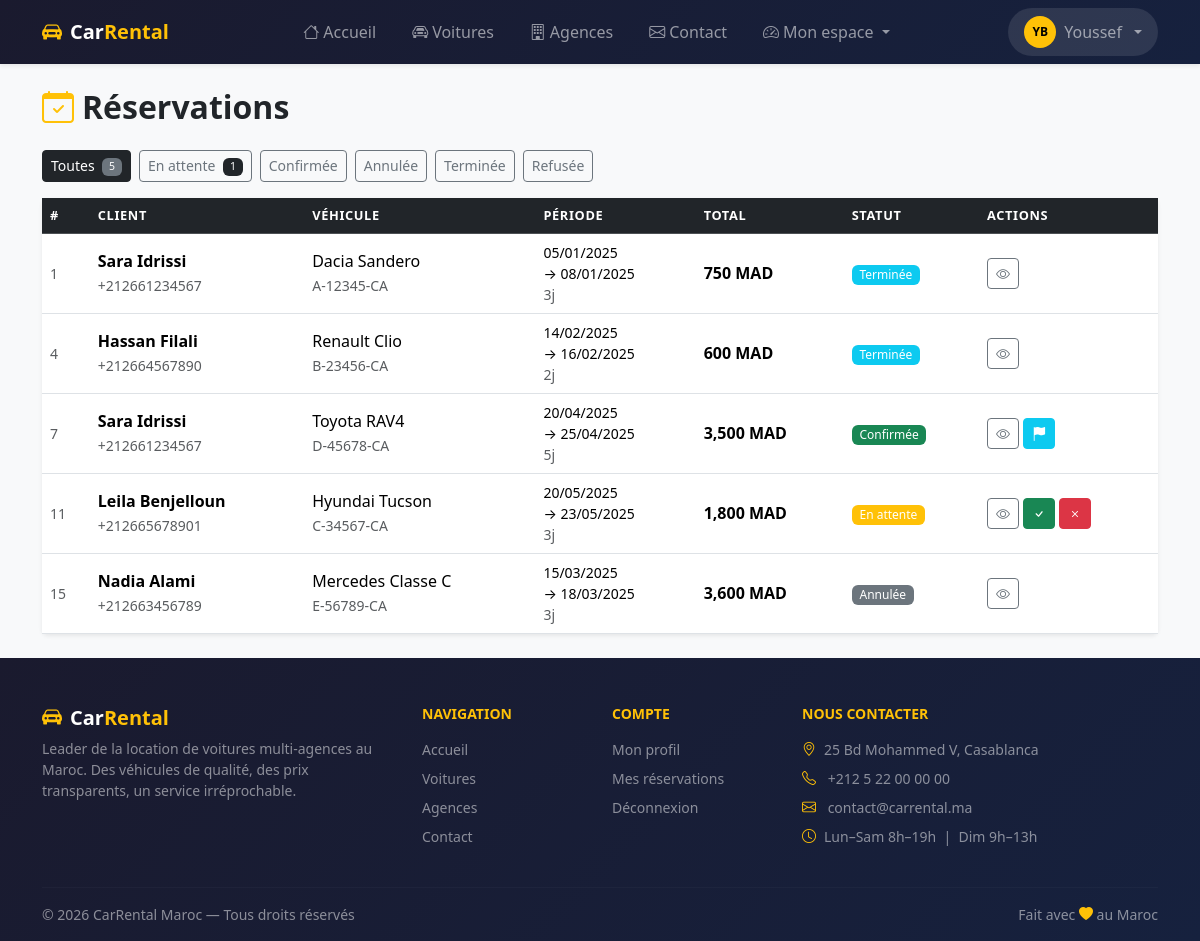
Screenshot of /manager/reservations (signed in) with the database file from the repository.
### tables this page shows
CREATE TABLE reservations (
    id              INT UNSIGNED    NOT NULL AUTO_INCREMENT,
    client_id       INT UNSIGNED    NOT NULL,
    car_id          INT UNSIGNED    NOT NULL,
    agency_id       INT UNSIGNED    NOT NULL,
    date_debut      DATE            NOT NULL,
    date_fin        DATE            NOT NULL,
    nb_jours        SMALLINT UNSIGNED NOT NULL,
    prix_jour_snap  DECIMAL(10,2)   NOT NULL,
    caution_snap    DECIMAL(10,2)   NOT NULL DEFAULT 0.00,
    prix_total      DECIMAL(10,2)   NOT NULL,
    statut          ENUM('en_attente','confirmee','annulee','terminee','refusee')
                                    NOT NULL DEFAULT 'en_attente',
    motif_annulation VARCHAR(255)   NULL,
    notes_client    TEXT            NULL,
    notes_agence    TEXT            NULL,
    created_at      TIMESTAMP       NOT NULL DEFAULT CURRENT_TIMESTAMP,
    updated_at      TIMESTAMP       NOT NULL DEFAULT CURRENT_TIMESTAMP
                                    ON UPDATE CURRENT_TIMESTAMP,
    PRIMARY KEY (id),
    INDEX idx_resa_client (client_id),
    INDEX idx_resa_car (car_id),
    INDEX idx_resa_agency (agency_id),
    INDEX idx_resa_statut (statut),
    INDEX idx_resa_dates (date_debut, date_fin),
    CONSTRAINT fk_resa_client
        FOREIGN KEY (client_id) REFERENCES users (id)
        ON DELETE RESTRICT ON UPDATE CASCADE,
    CONSTRAINT fk_resa_car
        FOREIGN KEY (car_id) REFERENCES cars (id)
        ON DELETE RESTRICT ON UPDATE CASCADE,
    CONSTRAINT fk_resa_agency
        FOREIGN KEY (agency_id) REFERENCES agencies (id)
        ON DELETE RESTRICT ON UPDATE CASCADE,
    CONSTRAINT chk_dates CHECK (date_fin > date_debut)
);

CREATE TABLE users (
    id          INT UNSIGNED    NOT NULL AUTO_INCREMENT,
    nom         VARCHAR(100)    NOT NULL,
    prenom      VARCHAR(100)    NOT NULL,
    email       VARCHAR(191)    NOT NULL,
    password    VARCHAR(255)    NOT NULL,
    role        ENUM('client', 'agency_manager', 'super_manager')
                                NOT NULL DEFAULT 'client',
    telephone   VARCHAR(20)     NULL,
    avatar      VARCHAR(255)    NULL,
    actif       TINYINT(1)      NOT NULL DEFAULT 1,
    created_at  TIMESTAMP       NOT NULL DEFAULT CURRENT_TIMESTAMP,
    updated_at  TIMESTAMP       NOT NULL DEFAULT CURRENT_TIMESTAMP
                                ON UPDATE CURRENT_TIMESTAMP,
    PRIMARY KEY (id),
    UNIQUE KEY uq_users_email (email),
    INDEX idx_users_role (role),
    INDEX idx_users_actif (actif)
);

CREATE TABLE cars (
    id              INT UNSIGNED        NOT NULL AUTO_INCREMENT,
    agency_id       INT UNSIGNED        NOT NULL,
    marque          VARCHAR(100)        NOT NULL,
    modele          VARCHAR(100)        NOT NULL,
    immatriculation VARCHAR(20)         NOT NULL,
    annee           YEAR                NOT NULL,
    couleur         VARCHAR(50)         NULL,
    nb_places       TINYINT UNSIGNED    NOT NULL DEFAULT 5,
    carburant       ENUM('essence','diesel','hybride','electrique')
                                        NOT NULL DEFAULT 'diesel',
    transmission    ENUM('manuelle','automatique')
                                        NOT NULL DEFAULT 'manuelle',
    climatisation   TINYINT(1)          NOT NULL DEFAULT 1,
    prix_jour       DECIMAL(10,2)       NOT NULL,
    caution         DECIMAL(10,2)       NOT NULL DEFAULT 0.00,
    statut          ENUM('disponible','louee','maintenance','inactive')
                                        NOT NULL DEFAULT 'disponible',
    description     TEXT                NULL,
    photo           VARCHAR(255)        NULL,
    created_at      TIMESTAMP           NOT NULL DEFAULT CURRENT_TIMESTAMP,
    updated_at      TIMESTAMP           NOT NULL DEFAULT CURRENT_TIMESTAMP
                                        ON UPDATE CURRENT_TIMESTAMP,
    PRIMARY KEY (id),
    UNIQUE KEY uq_cars_immat (immatriculation),
    INDEX idx_cars_agency (agency_id),
    INDEX idx_cars_statut (statut),
    INDEX idx_cars_prix (prix_jour),
    CONSTRAINT fk_cars_agency
        FOREIGN KEY (agency_id) REFERENCES agencies (id)
        ON DELETE CASCADE ON UPDATE CASCADE
);

### app/Views/manager/reservations/index.php (the view, shortened to what the rows shown need)
<?php
$statutColors = ['en_attente'=>'warning','confirmee'=>'success','annulee'=>'secondary','terminee'=>'info','refusee'=>'danger'];
$statutLabels = ['en_attente'=>'En attente','confirmee'=>'Confirmée','annulee'=>'Annulée','terminee'=>'Terminée','refusee'=>'Refusée'];
?>
<div class="d-flex justify-content-between align-items-center mb-4">
    <h2 class="fw-bold mb-0"><i class="bi bi-calendar-check text-warning me-2"></i>Réservations</h2>
</div>
<div class="mb-3 d-flex gap-2 flex-wrap">
    <a href="/manager/reservations" class="btn btn-sm <?= !$statut ? 'btn-dark' : 'btn-outline-secondary' ?>">
        Toutes <span class="badge bg-secondary ms-1"><?= $stats['total'] ?? 0 ?></span>
    </a>
    <?php foreach ($statutLabels as $s => $label): ?>
        <a href="/manager/reservations?statut=<?= $s ?>"
           class="btn btn-sm <?= $statut === $s ? 'btn-'.$statutColors[$s] : 'btn-outline-secondary' ?>">
            <?= $label ?>
            <?php if ($s === 'en_attente' && ($stats['en_attente'] ?? 0) > 0): ?>
                <span class="badge bg-dark ms-1"><?= $stats['en_attente'] ?></span>
            <?php endif; ?>
        </a>
    <?php endforeach; ?>
</div>
<?php if (empty($reservations)): ?>
    <div class="text-center py-5 text-muted">
        <i class="bi bi-calendar-x display-4 d-block mb-3"></i>
        <p>Aucune réservation.</p>
    </div>
<?php else: ?>
    <div class="card shadow-sm">
        <div class="table-responsive">
            <table class="table table-hover align-middle mb-0">
                <thead class="table-dark">
                    <tr>
                        <th>#</th>
                        <th>Client</th>
                        <th>Véhicule</th>
                        <th>Période</th>
                        <th>Total</th>
                        <th>Statut</th>
                        <th>Actions</th>
                    </tr>
                </thead>
                <tbody>
                    <?php foreach ($reservations as $r): ?>
                        <tr>
                            <td class="text-muted small"><?= $r['id'] ?></td>
                            <td>
                                <strong><?= htmlspecialchars($r['client_prenom'] . ' ' . $r['client_nom']) ?></strong><br>
                                <small class="text-muted"><?= htmlspecialchars($r['client_telephone'] ?? '') ?></small>
                            </td>
                            <td>
                                <?= htmlspecialchars($r['car_marque'] . ' ' . $r['car_modele']) ?><br>
                                <small class="text-muted"><?= htmlspecialchars($r['immatriculation']) ?></small>
                            </td>
                            <td class="small">
                                <?= date('d/m/Y', strtotime($r['date_debut'])) ?><br>
                                → <?= date('d/m/Y', strtotime($r['date_fin'])) ?>
                                <br><span class="text-muted"><?= $r['nb_jours'] ?>j</span>
                            </td>
                            <td class="fw-bold"><?= number_format($r['prix_total'], 0) ?> MAD</td>
                            <td>
                                <span class="badge bg-<?= $statutColors[$r['statut']] ?? 'secondary' ?>">
                                    <?= $statutLabels[$r['statut']] ?? $r['statut'] ?>
                                </span>
                            </td>
                            <td>
                                <div class="d-flex gap-1">
                                    <a href="/reservations/<?= $r['id'] ?>" class="btn btn-outline-secondary btn-sm">
                                        <i class="bi bi-eye"></i>
                                    </a>
                                    <?php if ($r['statut'] === 'en_attente'): ?>
                                        <form method="POST" action="/manager/reservations/<?= $r['id'] ?>/confirm" class="d-inline">
                                            <button class="btn btn-success btn-sm" title="Confirmer">
                                                <i class="bi bi-check"></i>
                                            </button>
                                        </form>
                                        <form method="POST" action="/manager/reservations/<?= $r['id'] ?>/refuse" class="d-inline"
                                              onsubmit="return confirm('Refuser cette réservation ?')">
                                            <button class="btn btn-danger btn-sm" title="Refuser">
                                                <i class="bi bi-x"></i>
                                            </button>
                                        </form>
                                    <?php elseif ($r['statut'] === 'confirmee'): ?>
                                        <form method="POST" action="/manager/reservations/<?= $r['id'] ?>/terminate" class="d-inline"
                                              onsubmit="return confirm('Clôturer cette réservation ?')">
                                            <button class="btn btn-info btn-sm text-white" title="Clôturer">
                                                <i class="bi bi-flag-fill"></i>
                                            </button>
                                        </form>
                                    <?php endif; ?>
                                </div>
                            </td>
                        </tr>
                    <?php endforeach; ?>
                </tbody>
            </table>
        </div>
    </div>
<?php endif; ?>

### core/Router.php (shortened to what the rows shown need)
<?php
class Router
{
    private array $routes = [];
    private function add(string $method, string $path, string $controller, string $action): void
    {
        $this->routes[] = [
            'method'     => $method,
            'pattern'    => $this->pathToRegex($path),
            'controller' => $controller,
            'action'     => $action,
            'params'     => $this->extractParamNames($path),
        ];
    }
    public function dispatch(string $method, string $uri): void
    {
        $uri = '/' . trim(strtok($uri, '?'), '/');
        foreach ($this->routes as $route) {
            if ($route['method'] !== $method) continue;
            if (preg_match($route['pattern'], $uri, $matches)) {
                $params = $this->extractParams($route['params'], $matches);
                $this->call($route['controller'], $route['action'], $params);
                return;
            }
        }
    }
    private function call(string $fqcn, string $action, array $params): void
    {
        $controller = new $fqcn();
        call_user_func_array([$controller, $action], $params);
    }
    private function pathToRegex(string $path): string
    {
        $pattern = preg_replace('/\{[a-z_]+\}/', '([0-9]+)', $path);
        return '#^' . $pattern . '$#';
    }
    private function extractParamNames(string $path): array
    {
        preg_match_all('/\{([a-z_]+)\}/', $path, $matches);
        return $matches[1];
    }
    private function extractParams(array $names, array $matches): array
    {
        $params = [];
        return array_values($params);
    }
}

### rows the page displays
reservations: id "1", client.nom "Sara Idrissi", client.telephone "+212661234567", car.modele "Dacia Sandero", car.immatriculation "A-12345-CA", date_debut "05/01/2025", date_fin "08/01/2025", nb_jours "3", prix_total "750", statut "Terminée"
reservations: id "4", client.nom "Hassan Filali", client.telephone "+212664567890", car.modele "Renault Clio", car.immatriculation "B-23456-CA", date_debut "14/02/2025", date_fin "16/02/2025", nb_jours "2", prix_total "600", statut "Terminée"
reservations: id "7", client.nom "Sara Idrissi", client.telephone "+212661234567", car.modele "Toyota RAV4", car.immatriculation "D-45678-CA", date_debut "20/04/2025", date_fin "25/04/2025", nb_jours "5", prix_total "3,500", statut "Confirmée"
reservations: id "11", client.nom "Leila Benjelloun", client.telephone "+212665678901", car.modele "Hyundai Tucson", car.immatriculation "C-34567-CA", date_debut "20/05/2025", date_fin "23/05/2025", nb_jours "3", prix_total "1,800", statut "En attente"
reservations: id "15", client.nom "Nadia Alami", client.telephone "+212663456789", car.modele "Mercedes Classe C", car.immatriculation "E-56789-CA", date_debut "15/03/2025", date_fin "18/03/2025", nb_jours "3", prix_total "3,600", statut "Annulée"

### other values shown
$stats['total'] "5"
$label "En attente"
$stats['en_attente'] "1"
$label "Confirmée"
$label "Annulée"
$label "Terminée"
$label "Refusée"
